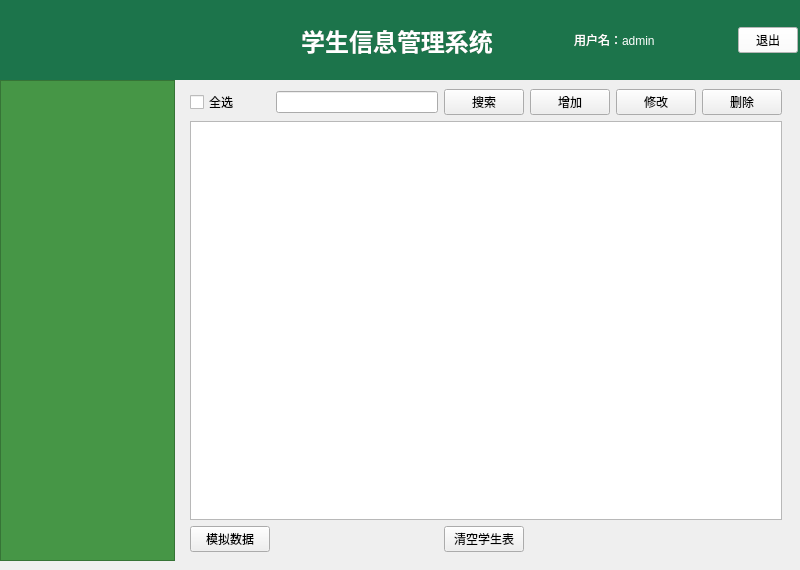
<?xml version="1.0" encoding="UTF-8"?>
<ui version="4.0">
 <class>MainWindow</class>
 <widget class="QMainWindow" name="MainWindow">
  <property name="geometry">
   <rect>
    <x>0</x>
    <y>0</y>
    <width>800</width>
    <height>570</height>
   </rect>
  </property>
  <property name="minimumSize">
   <size>
    <width>800</width>
    <height>570</height>
   </size>
  </property>
  <property name="windowTitle">
   <string>学生信息管理系统</string>
  </property>
  <property name="toolTip">
   <string>这是学生信息管理系统</string>
  </property>
  <widget class="QWidget" name="centralwidget">
   <property name="styleSheet">
    <string notr="true"/>
   </property>
   <widget class="QWidget" name="bg_title" native="true">
    <property name="geometry">
     <rect>
      <x>0</x>
      <y>0</y>
      <width>800</width>
      <height>80</height>
     </rect>
    </property>
    <property name="minimumSize">
     <size>
      <width>800</width>
      <height>80</height>
     </size>
    </property>
    <property name="maximumSize">
     <size>
      <width>40</width>
      <height>40</height>
     </size>
    </property>
    <property name="styleSheet">
     <string notr="true">background-color: rgb(28, 116, 75);
color: rgb(255, 255, 255);</string>
    </property>
    <layout class="QGridLayout" name="gridLayout_3" columnstretch="1,1,1">
     <property name="topMargin">
      <number>0</number>
     </property>
     <property name="bottomMargin">
      <number>0</number>
     </property>
     <item row="1" column="0">
      <spacer name="horizontalSpacer">
       <property name="orientation">
        <enum>Qt::Horizontal</enum>
       </property>
       <property name="sizeHint" stdset="0">
        <size>
         <width>254</width>
         <height>10</height>
        </size>
       </property>
      </spacer>
     </item>
     <item row="1" column="2">
      <widget class="QWidget" name="widget_2" native="true">
       <property name="maximumSize">
        <size>
         <width>9999</width>
         <height>9999</height>
        </size>
       </property>
       <layout class="QGridLayout" name="gridLayout">
        <property name="leftMargin">
         <number>0</number>
        </property>
        <property name="topMargin">
         <number>0</number>
        </property>
        <property name="rightMargin">
         <number>0</number>
        </property>
        <property name="bottomMargin">
         <number>0</number>
        </property>
        <property name="spacing">
         <number>0</number>
        </property>
        <item row="0" column="0">
         <widget class="QLabel" name="label_2">
          <property name="minimumSize">
           <size>
            <width>0</width>
            <height>0</height>
           </size>
          </property>
          <property name="maximumSize">
           <size>
            <width>35</width>
            <height>35</height>
           </size>
          </property>
          <property name="styleSheet">
           <string notr="true">image: url(:/User.jpg);</string>
          </property>
          <property name="text">
           <string/>
          </property>
         </widget>
        </item>
        <item row="0" column="1">
         <widget class="QLabel" name="lb_user">
          <property name="maximumSize">
           <size>
            <width>162</width>
            <height>35</height>
           </size>
          </property>
          <property name="text">
           <string>用户名：admin</string>
          </property>
         </widget>
        </item>
        <item row="0" column="2">
         <widget class="QPushButton" name="btn_exit">
          <property name="maximumSize">
           <size>
            <width>60</width>
            <height>16777215</height>
           </size>
          </property>
          <property name="styleSheet">
           <string notr="true">color: rgb(0, 0, 0);
background-color: rgb(255, 255, 255);</string>
          </property>
          <property name="text">
           <string>退出</string>
          </property>
         </widget>
        </item>
       </layout>
      </widget>
     </item>
     <item row="1" column="1">
      <widget class="QLabel" name="label">
       <property name="font">
        <font>
         <pointsize>18</pointsize>
         <bold>true</bold>
        </font>
       </property>
       <property name="text">
        <string>学生信息管理系统</string>
       </property>
       <property name="alignment">
        <set>Qt::AlignCenter</set>
       </property>
      </widget>
     </item>
    </layout>
   </widget>
   <widget class="QWidget" name="layoutWidget">
    <property name="geometry">
     <rect>
      <x>0</x>
      <y>80</y>
      <width>791</width>
      <height>481</height>
     </rect>
    </property>
    <layout class="QGridLayout" name="gridLayout_2">
     <item row="1" column="1">
      <widget class="QStackedWidget" name="stackedWidget">
       <widget class="QWidget" name="page">
        <layout class="QGridLayout" name="gridLayout_4">
         <item row="0" column="3">
          <widget class="QPushButton" name="btn_search">
           <property name="text">
            <string>搜索</string>
           </property>
          </widget>
         </item>
         <item row="0" column="4">
          <widget class="QPushButton" name="btn_add">
           <property name="text">
            <string>增加</string>
           </property>
          </widget>
         </item>
         <item row="0" column="0">
          <widget class="QCheckBox" name="checkBox">
           <property name="text">
            <string>全选</string>
           </property>
          </widget>
         </item>
         <item row="0" column="5">
          <widget class="QPushButton" name="btn_update">
           <property name="text">
            <string>修改</string>
           </property>
          </widget>
         </item>
         <item row="3" column="1">
          <widget class="QLabel" name="lb_cnt">
           <property name="text">
            <string/>
           </property>
          </widget>
         </item>
         <item row="0" column="6">
          <widget class="QPushButton" name="btn_delete">
           <property name="text">
            <string>删除</string>
           </property>
          </widget>
         </item>
         <item row="1" column="0" colspan="7">
          <widget class="QTableWidget" name="tableWidget">
           <attribute name="horizontalHeaderStretchLastSection">
            <bool>true</bool>
           </attribute>
           <attribute name="verticalHeaderVisible">
            <bool>false</bool>
           </attribute>
          </widget>
         </item>
         <item row="3" column="0">
          <widget class="QPushButton" name="btn_simulation">
           <property name="text">
            <string>模拟数据</string>
           </property>
          </widget>
         </item>
         <item row="3" column="3">
          <widget class="QPushButton" name="btn_clear">
           <property name="text">
            <string>清空学生表</string>
           </property>
          </widget>
         </item>
         <item row="0" column="1" colspan="2">
          <widget class="QLineEdit" name="le_search"/>
         </item>
        </layout>
       </widget>
       <widget class="QWidget" name="page_2"/>
      </widget>
     </item>
     <item row="1" column="0">
      <widget class="QTreeWidget" name="treeWidget">
       <property name="minimumSize">
        <size>
         <width>175</width>
         <height>0</height>
        </size>
       </property>
       <property name="maximumSize">
        <size>
         <width>175</width>
         <height>16777215</height>
        </size>
       </property>
       <property name="styleSheet">
        <string notr="true">background-color: rgb(70, 150, 70);
color: rgb(255, 255, 255);</string>
       </property>
       <attribute name="headerVisible">
        <bool>false</bool>
       </attribute>
       <column>
        <property name="text">
         <string notr="true">1</string>
        </property>
       </column>
      </widget>
     </item>
    </layout>
   </widget>
  </widget>
 </widget>
 <resources/>
 <connections/>
</ui>
